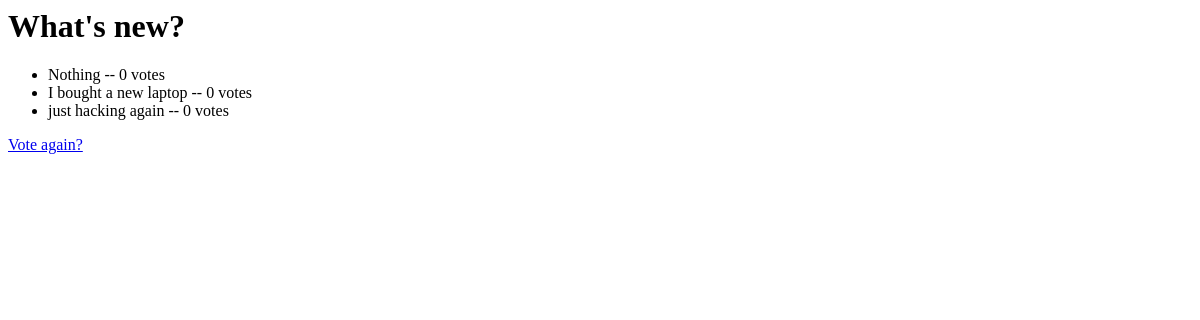
Before: /polls/2/results/ with the older database file.
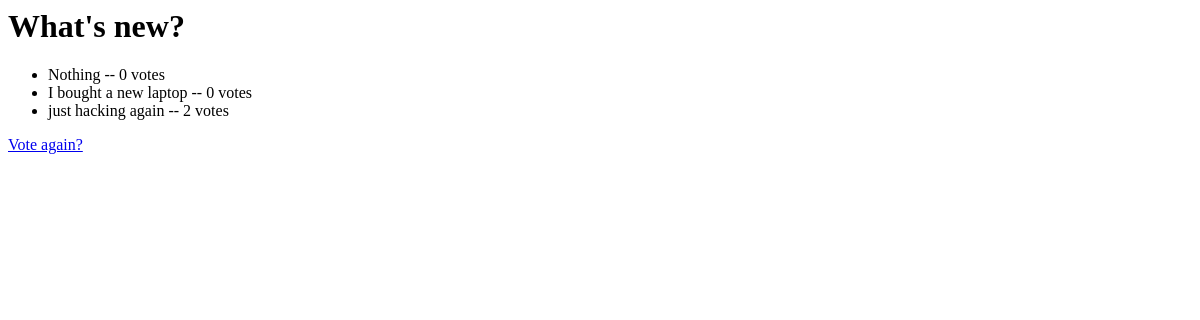
After: the same page with the newer database file.
### polls/models.py (models this page shows, shortened)
class Choice(models.Model):
    ques = models.ForeignKey(Question, on_delete=models.CASCADE)
    choice_txt = models.CharField(max_length=100)
    votes = models.IntegerField(default=0)

### polls/views.py (the view)
# urls.py: path("<int:pk>/results/",views.ResultView.as_view(), name="results"),
class ResultView(generic.DetailView):
    model = Question
    template_name = "polls/results.html"

### polls/templates/polls/results.html
<h1>{{ question.ques_txt }}</h1>
<ul>
{% for choice in question.choice_set.all %}
    <li>{{ choice.choice_txt }} -- {{ choice.votes }} vote{{ choice.votes|pluralize }}</li>
{% endfor %}
</ul>
<a href="{% url 'polls:detail' question.id %}">Vote again?</a>

Changed rows visible on the page:
changed Choice "just hacking again": votes "0" → "2"
